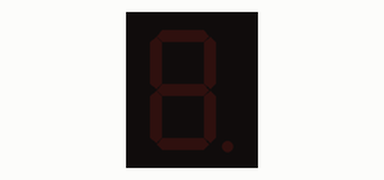
Bench run of a sketch on a simulated Arduino Uno, built with avr-gcc and run on an emulated ATmega328P. On the bench: 1-digit seven-segment display. Wiring (inferred from the names in the program): 1-digit 7-segment display, segments lit when LOW: segments pin 5, pin 6, pin 7, pin 8, pin 9, pin 10, pin 11. The segment pins are drawn as the display they are named for.

Above: at 0.1 s.
At 1.1 s:
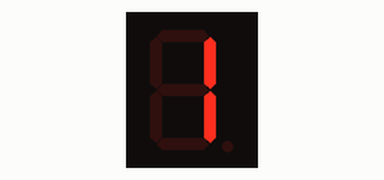
At 2.6 s:
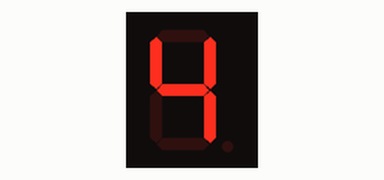
At 3.6 s:
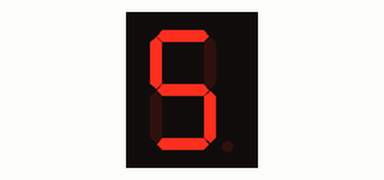
At 4.6 s:
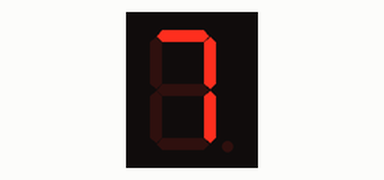
At 6.6 s:
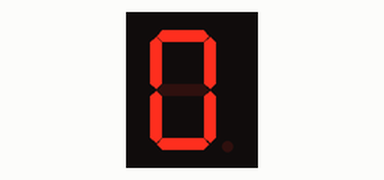

The sketch:

DISPLAY_2.ino
```cpp
/**********************************************************************************
**                                                                               **
**                            Display de 7 segments                              **
**                                   CONTADOR                                    **
**                                                                               **
**********************************************************************************/

//********** Includes *************************************************************

//********** Variables ************************************************************
const int ledA = 5;      // donar nom al pin 5 de l’Arduino
const int ledB = 6;      // donar nom al pin 6 de l’Arduino
const int ledC = 7;      // donar nom al pin 8 de l’Arduino
const int ledD = 8;      // donar nom al pin 9 de l’Arduino
const int ledE = 9;      // donar nom al pin 10 de l’Arduino
const int ledF = 10;     // donar nom al pin 11 de l’Arduino
const int ledG = 11;     // donar nom al pin 12 de l’Arduino
unsigned long TEMPS = 500;   // es queden leds 500ms encesos

//********** Setup ****************************************************************
void setup()
{

   pinMode(ledA, OUTPUT);
   pinMode(ledB, OUTPUT);
   pinMode(ledC, OUTPUT);
   pinMode(ledD, OUTPUT);
   pinMode(ledE, OUTPUT);
   pinMode(ledF, OUTPUT);
   pinMode(ledG, OUTPUT);

}

void loop()
{
  // RES
  digitalWrite(ledA, HIGH);
  digitalWrite(ledB, HIGH);
  digitalWrite(ledC, HIGH);
  digitalWrite(ledD, HIGH);
  digitalWrite(ledE, HIGH);
  digitalWrite(ledF, HIGH);
  digitalWrite(ledG, HIGH);

  delay(TEMPS);             // es queden leds 500ms encesos

  // 0
  digitalWrite(ledA, LOW);
  digitalWrite(ledB, LOW);
  digitalWrite(ledC, LOW);
  digitalWrite(ledD, LOW);
  digitalWrite(ledE, LOW);
  digitalWrite(ledF, LOW);
  digitalWrite(ledG, HIGH);

  delay(TEMPS);             // es queden leds 500ms encesos

  // 1

  digitalWrite(ledA, HIGH);
  digitalWrite(ledB, LOW);
  digitalWrite(ledC, LOW);
  digitalWrite(ledD, HIGH);
  digitalWrite(ledE, HIGH);
  digitalWrite(ledF, HIGH);
  digitalWrite(ledG, HIGH);

  delay(TEMPS);             // es queden leds 500ms encesos

  // 2

  digitalWrite(ledA, LOW);
  digitalWrite(ledB, LOW);
  digitalWrite(ledC, HIGH);
  digitalWrite(ledD, LOW);
  digitalWrite(ledE, LOW);
  digitalWrite(ledF, HIGH);
  digitalWrite(ledG, LOW);

  delay(TEMPS);             // es queden leds 500ms encesos

  // 3

  digitalWrite(ledA, LOW);
  digitalWrite(ledB, LOW);
  digitalWrite(ledC, LOW);
  digitalWrite(ledD, LOW);
  digitalWrite(ledE, HIGH);
  digitalWrite(ledF, HIGH);
  digitalWrite(ledG, LOW);

  delay(TEMPS);             // es queden leds 500ms encesos

  // 4

  digitalWrite(ledA, HIGH);
  digitalWrite(ledB, LOW);
  digitalWrite(ledC, LOW);
  digitalWrite(ledD, HIGH);
  digitalWrite(ledE, HIGH);
  digitalWrite(ledF, LOW);
  digitalWrite(ledG, LOW);

  delay(500);  delay(TEMPS);             // es queden leds 500ms encesos

  // 5

  digitalWrite(ledA, LOW);
  digitalWrite(ledB, HIGH);
  digitalWrite(ledC, LOW);
  digitalWrite(ledD, LOW);
  digitalWrite(ledE, HIGH);
  digitalWrite(ledF, LOW);
  digitalWrite(ledG, LOW);

  delay(TEMPS);             // es queden leds 500ms encesos

  // 6

  digitalWrite(ledA, LOW);
  digitalWrite(ledB, HIGH);
  digitalWrite(ledC, LOW);
  digitalWrite(ledD, LOW);
  digitalWrite(ledE, LOW);
  digitalWrite(ledF, LOW);
  digitalWrite(ledG, LOW);

  delay(TEMPS);             // es queden leds 500ms encesos

  // 7

  digitalWrite(ledA, LOW);
  digitalWrite(ledB, LOW);
  digitalWrite(ledC, LOW);
  digitalWrite(ledD, HIGH);
  digitalWrite(ledE, HIGH);
  digitalWrite(ledF, HIGH);
  digitalWrite(ledG, HIGH);

  delay(TEMPS);             // es queden leds 500ms encesos

  // 8

  digitalWrite(ledA, LOW);
  digitalWrite(ledB, LOW);
  digitalWrite(ledC, LOW);
  digitalWrite(ledD, LOW);
  digitalWrite(ledE, LOW);
  digitalWrite(ledF, LOW);
  digitalWrite(ledG, LOW);

  delay(TEMPS);             // es queden leds 500ms encesos

  // 9

  digitalWrite(ledA, LOW);
  digitalWrite(ledB, LOW);
  digitalWrite(ledC, LOW);
  digitalWrite(ledD, HIGH);
  digitalWrite(ledE, HIGH);
  digitalWrite(ledF, LOW);
  digitalWrite(ledG, LOW);

  delay(TEMPS);             // es queden leds 500ms encesos

}
```

Measured:
- by itself, everything shown: repeats every 6.0 s, in 11 steps
- what the display in image 1 shows lasts 0.5 s, from 1.0 s to 1.5 s
- what the display in image 2 shows lasts 1.0 s, from 2.5 s to 3.5 s
